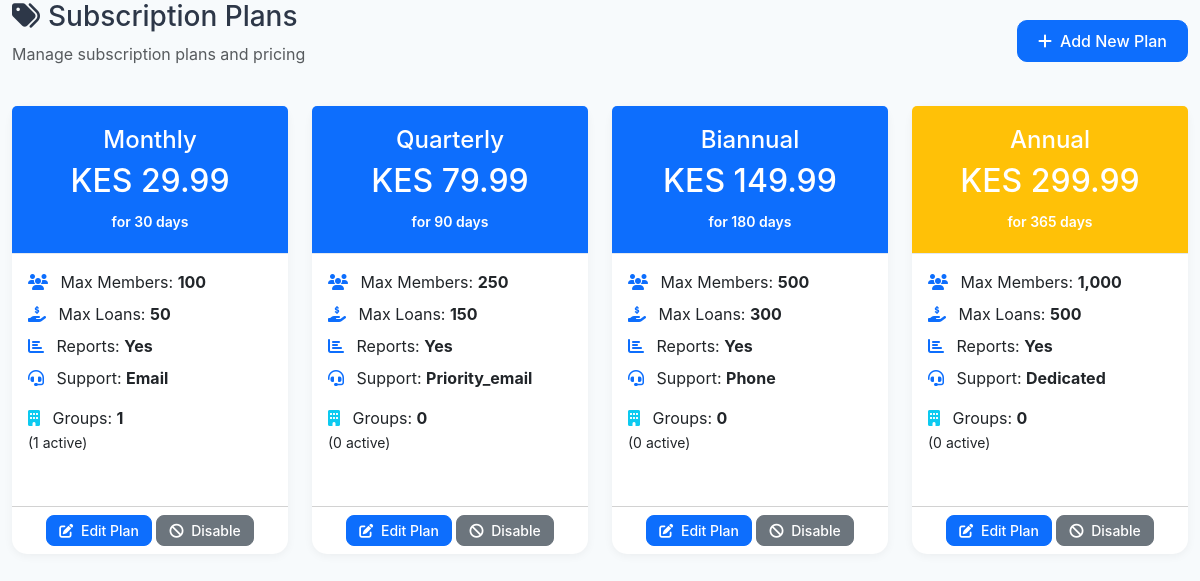
/admin/subscriptions.php (signed in), run on the app's committed database.
### tables this page shows
CREATE TABLE IF NOT EXISTS subscription_plans (
    id INT PRIMARY KEY AUTO_INCREMENT,
    plan_name VARCHAR(50) NOT NULL,
    plan_code VARCHAR(20) UNIQUE NOT NULL,
    duration_days INT NOT NULL,
    price DECIMAL(10,2) NOT NULL,
    features JSON,
    is_active BOOLEAN DEFAULT TRUE,
    created_at TIMESTAMP DEFAULT CURRENT_TIMESTAMP
);

### includes/db.php (called while the page is built, shortened)
<?php
class Database {
    private static $instance = null;
    private $connection;
    private function __construct() {
        try {
            $this->connection = new PDO(
                "mysql:host=" . DB_HOST . ";dbname=" . DB_NAME . ";charset=utf8mb4",
                DB_USER,
                DB_PASS,
                [
                    PDO::ATTR_ERRMODE => PDO::ERRMODE_EXCEPTION,
                    PDO::ATTR_DEFAULT_FETCH_MODE => PDO::FETCH_ASSOC,
                    PDO::ATTR_EMULATE_PREPARES => false
                ]
            );
        } catch(PDOException $e) {
            error_log("Database connection failed: " . $e->getMessage());
            throw new Exception("Database connection failed. Please try again later.");
        }
    }
    public static function getInstance() {
        if (self::$instance === null) {
            self::$instance = new self();
        }
        return self::$instance;
    }
    public function getConnection() {
        return $this->connection;
    }
}
function db() {
    return Database::getInstance()->getConnection();
}
?>

### includes/functions.php (called while the page is built, shortened)
<?php
require_once __DIR__ . '/db.php';
function formatCurrency($amount) {
    return 'KES ' . number_format($amount, 2);
}
    ?>

### admin/subscriptions.php (the view, shortened to what this page needs)
<?php
require_once '../includes/db.php';
require_once '../includes/functions.php';
$stmt = db()->prepare("SELECT * FROM subscription_plans ORDER BY duration_days");
$stmt->execute();
$plans = $stmt->fetchAll();
$stmt = db()->prepare("
    SELECT
        sp.plan_name,
        COUNT(g.id) as group_count,
        SUM(CASE WHEN g.subscription_status = 'active' THEN 1 ELSE 0 END) as active_count
    FROM subscription_plans sp
    LEFT JOIN groups g ON sp.plan_code = g.subscription_plan
    GROUP BY sp.id
");
$stmt->execute();
$planStats = $stmt->fetchAll();
include_once '../templates/header.php';
?>
<div class="container-fluid">
    <div class="d-flex justify-content-between align-items-center mb-4">
        <div>
            <h1 class="h3 mb-0"><i class="fas fa-tags me-2"></i>Subscription Plans</h1>
            <p class="text-muted mt-2">Manage subscription plans and pricing</p>
        </div>
        <button class="btn btn-primary" data-bs-toggle="modal" data-bs-target="#addPlanModal">
            <i class="fas fa-plus me-2"></i>Add New Plan
        </button>
    </div>
    <div class="row">
        <?php foreach ($plans as $plan):
            $features = json_decode($plan['features'], true);
            $stats = array_filter($planStats, function($s) use ($plan) { return $s['plan_name'] === $plan['plan_name']; });
            $stats = array_shift($stats);
        ?>
            <div class="col-md-3 mb-4">
                <div class="card plan-card h-100">
                    <div class="card-header text-center bg-<?php echo $plan['plan_code'] === 'annual' ? 'warning' : 'primary'; ?> text-white">
                        <h4 class="mb-0"><?php echo htmlspecialchars($plan['plan_name']); ?></h4>
                        <h2 class="mt-2"><?php echo formatCurrency($plan['price']); ?></h2>
                        <small>for <?php echo $plan['duration_days']; ?> days</small>
                    </div>
                    <div class="card-body">
                        <ul class="list-unstyled">
                            <li class="mb-2">
                                <i class="fas fa-users text-primary me-2"></i>
                                Max Members: <strong><?php echo number_format($features['max_members'] ?? 100); ?></strong>
                            </li>
                            <li class="mb-2">
                                <i class="fas fa-hand-holding-usd text-primary me-2"></i>
                                Max Loans: <strong><?php echo number_format($features['max_loans'] ?? 50); ?></strong>
                            </li>
                            <li class="mb-2">
                                <i class="fas fa-chart-bar text-primary me-2"></i>
                                Reports: <strong><?php echo ($features['reports'] ?? false) ? 'Yes' : 'No'; ?></strong>
                            </li>
                            <li class="mb-2">
                                <i class="fas fa-headset text-primary me-2"></i>
                                Support: <strong><?php echo ucfirst($features['support'] ?? 'email'); ?></strong>
                            </li>
                            <li class="mt-3">
                                <i class="fas fa-building text-info me-2"></i>
                                Groups: <strong><?php echo number_format($stats['group_count'] ?? 0); ?></strong>
                                <br><small>(<?php echo number_format($stats['active_count'] ?? 0); ?> active)</small>
                            </li>
                        </ul>
                    </div>
                    <div class="card-footer bg-transparent text-center">
                        <button class="btn btn-sm btn-primary" onclick="editPlan(<?php echo htmlspecialchars(json_encode($plan)); ?>)">
                            <i class="fas fa-edit me-1"></i> Edit Plan
                        </button>
                        <?php if ($plan['is_active']): ?>
                            <button class="btn btn-sm btn-secondary" onclick="togglePlan(<?php echo $plan['id']; ?>, false)">
                                <i class="fas fa-ban me-1"></i> Disable
                            </button>
                        <?php else: ?>
                            <button class="btn btn-sm btn-success" onclick="togglePlan(<?php echo $plan['id']; ?>, true)">
                                <i class="fas fa-check me-1"></i> Enable
                            </button>
                        <?php endif; ?>
                    </div>
                </div>
            </div>
        <?php endforeach; ?>
    </div>
</div>
<?php include_once '../templates/footer.php'; ?>

### templates/header.php (shortened to what this page needs)
<!DOCTYPE html>
<html lang="en">
<head>
    <link href="https://cdn.jsdelivr.net/npm/bootstrap@5.3.0/dist/css/bootstrap.min.css" rel="stylesheet">
    <link href="https://cdnjs.cloudflare.com/ajax/libs/font-awesome/6.4.0/css/all.min.css" rel="stylesheet">
    <link href="https://cdn.jsdelivr.net/npm/select2@4.1.0-rc.0/dist/css/select2.min.css" rel="stylesheet">
    <link href="https://cdn.datatables.net/1.13.6/css/dataTables.bootstrap5.min.css" rel="stylesheet">
    <link href="https://cdn.jsdelivr.net/npm/sweetalert2@11/dist/sweetalert2.min.css" rel="stylesheet">
</head>
<body>

### templates/footer.php (shortened to what this page needs)
</body>
</html>

### templates/header.php (style rules this page uses)
:root { --primary-color: #667eea; --primary-dark: #5a67d8; --secondary-color: #764ba2; --success-color: #48bb78; --danger-color: #f56565; --warning-color: #ed8936; --info-color: #4299e1; --dark-color: #1a202c; --light-color: #f7fafc; --sidebar-width: 280px; --sidebar-collapsed-width: 80px; --header-height: 70px; --transition-speed: 0.3s; }
* { margin: 0; padding: 0; box-sizing: border-box; }
body { font-family: 'Inter', -apple-system, BlinkMacSystemFont, 'Segoe UI', Roboto, 'Helvetica Neue', Arial, sans-serif; background: var(--light-color); overflow-x: hidden; color: #2d3748; }
.card { border: none; border-radius: 15px; box-shadow: 0 2px 10px rgba(0,0,0,0.05); transition: transform 0.3s, box-shadow 0.3s; margin-bottom: 20px; background: white; }
.card-header { background: transparent; border-bottom: 1px solid #e2e8f0; padding: 1.25rem 1.5rem; font-weight: 600; }
.btn { border-radius: 10px; padding: 0.5rem 1.25rem; font-weight: 500; transition: all 0.3s; }
.btn-sm { padding: 0.25rem 0.75rem; border-radius: 8px; }

### admin/subscriptions.php (style rules this page uses)
.plan-card { transition: transform 0.3s, box-shadow 0.3s; border: none; box-shadow: 0 2px 10px rgba(0,0,0,0.05); }

### data on the page
subscription_plans: plan_name "Monthly", price "KES 29.99", duration_days "30", features "100", features "50", shows "Yes", features "Email", group_count "1", active_count "1"
subscription_plans: plan_name "Quarterly", price "KES 79.99", duration_days "90", features "250", features "150", shows "Yes", features "Priority_email", group_count "0", active_count "0"
subscription_plans: plan_name "Biannual", price "KES 149.99", duration_days "180", features "500", features "300", shows "Yes", features "Phone", group_count "0", active_count "0"
subscription_plans: plan_name "Annual", price "KES 299.99", duration_days "365", features "1,000", features "500", shows "Yes", features "Dedicated", group_count "0", active_count "0"
